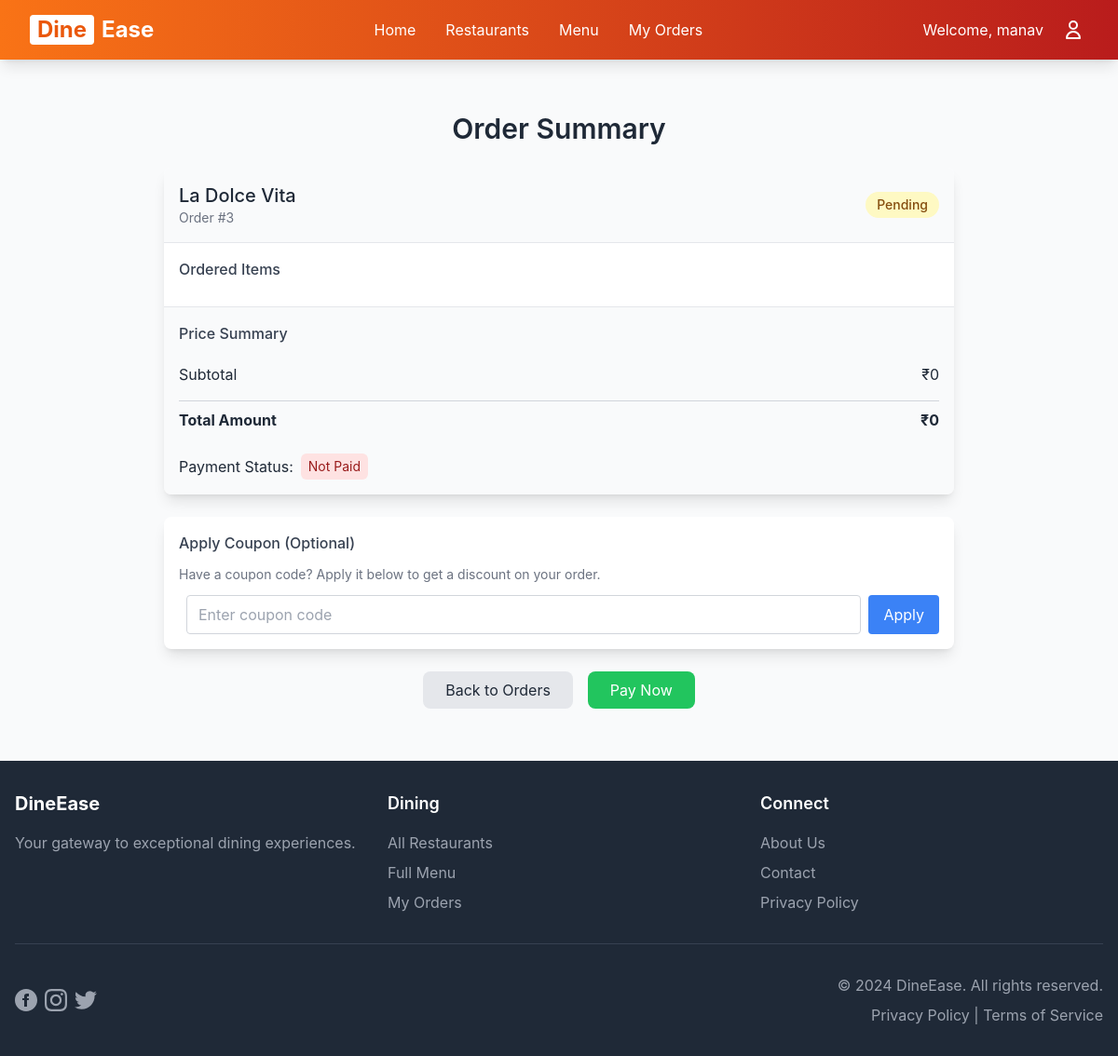
Page /order-summary/3/ (signed in) on the earlier database version.
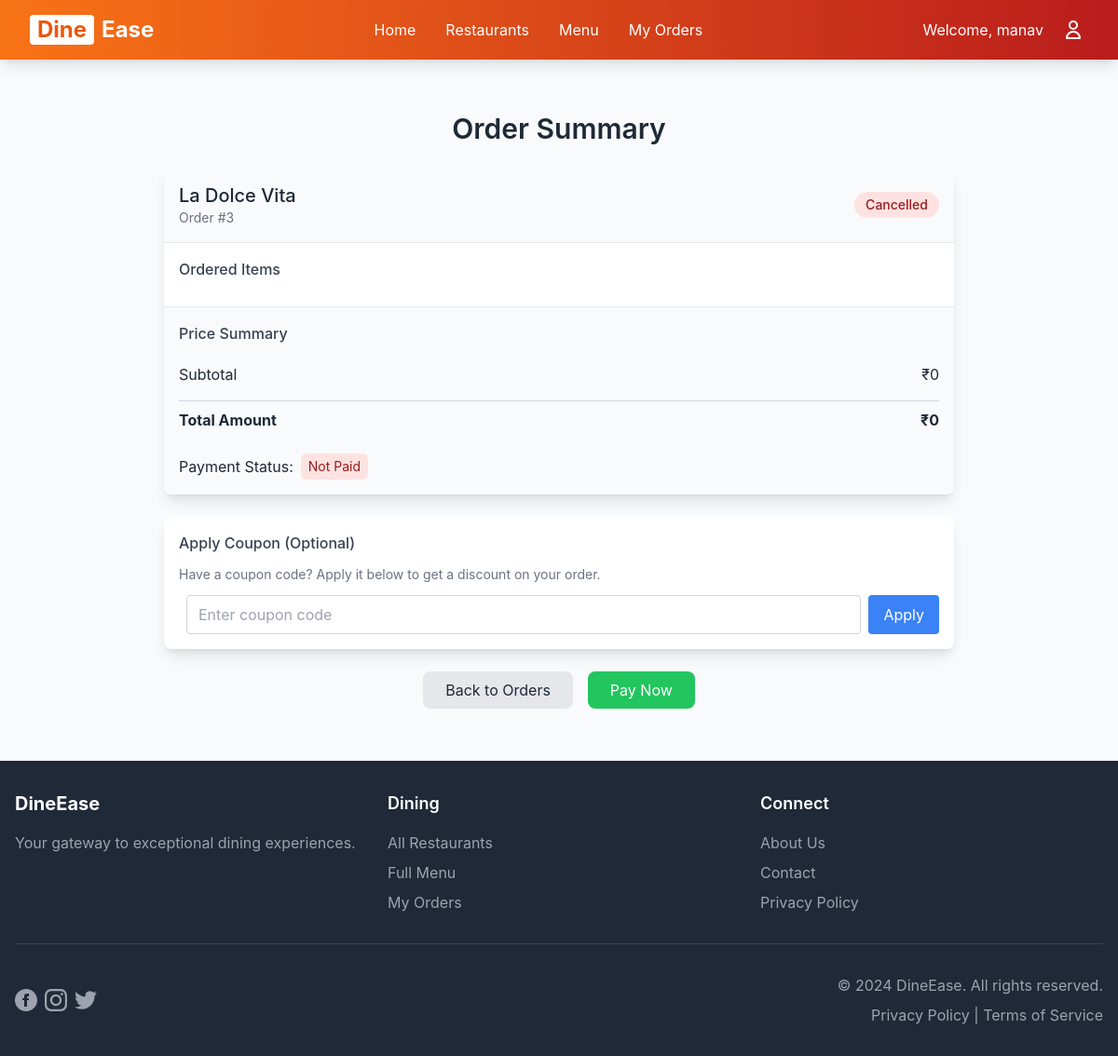
Same page on the later database version.
### main/models.py (models this page shows, shortened)
class Order(models.Model):
    STATUS_CHOICES = [
        ('Pending', 'Pending'),
        ('Preparing', 'Preparing'),
        ('Completed', 'Completed'),
        ('Cancelled', 'Cancelled'),
    ]
    user = models.ForeignKey(User, on_delete=models.CASCADE, null=True, blank=True)
    guest_id = models.UUIDField(default=uuid.uuid4, editable=False, null=True, blank=True)
    restaurant = models.ForeignKey(Restaurant, on_delete=models.CASCADE)
    status = models.CharField(max_length=20, choices=STATUS_CHOICES, default='Pending')
    total_price = models.DecimalField(max_digits=8, decimal_places=2, default=0.00, editable=False)
    discount_applied = models.DecimalField(max_digits=8, decimal_places=2, default=0.00)
    coupon = models.ForeignKey(Coupon, null=True, blank=True, on_delete=models.SET_NULL)
    created_at = models.DateTimeField(auto_now_add=True)
    has_been_reviewed = models.BooleanField(default=False)
    def __init__(self, *args, **kwargs):
        super().__init__(*args, **kwargs)
        self.skip_price_calculation = False
    @property
    def calculate_total(self):
        total = sum(item.quantity * item.menu_item.price for item in self.items.all())
        return total if total > 0 else 0  # Ensure we never return None or negative
    @property
    def get_total_after_discount(self):
        total = self.calculate_total  # Use calculated total instead of stored total_price
        if self.coupon and self.coupon.is_valid():
            return total - self.discount_applied
        return total

class Restaurant(models.Model):
    CUISINE_CHOICES = [
        ('korean','Korean'),
        ('italian', 'Italian'),
        ('japanese','Japanese'),
        ('mexican','Mexican'),
        ('chinese', 'Chinese'),
        ('thai', 'Thai'),
        ('spanish','Spanish'),
        ('indian', 'Indian'),
    ]
    name = models.CharField(max_length=255)
    location = models.CharField(max_length=255)
    description = models.TextField(blank=True)
    image = models.CharField(max_length=255, blank=True, null=True, help_text="Relative path to image in static/images/restaurants/")
    cuisine = models.CharField(
        max_length=20,
        choices=CUISINE_CHOICES,
        default='indian'
    )

### main/views.py (the view, shortened to what this page needs)
# urls.py: path('order-summary/<int:order_id>/', views.order_summary, name='order_summary'),
@login_required
def order_summary(request, order_id):
    try:
        order = get_object_or_404(Order, id=order_id, user=request.user)
        return render(request, 'main/order_summary.html', {'order': order})
    except Exception as e:
        messages.error(request, f'Error viewing order summary: {str(e)}')
        return redirect('order_history')

### hotel_management/urls.py (called while the page is built)
    def __call__(self, request):
        logger.info(f"Received request: {request.method} {request.path}")
        response = self.get_response(request)
        logger.info(f"Response status: {response.status_code}")
        return response

### main/templates/main/order_summary.html (shortened to what this page needs)
{% extends 'main/base.html' %}
{% block content %}
<div class="max-w-4xl mx-auto p-6">
    <h2 class="text-3xl font-semibold mb-6 text-center">Order Summary</h2>
    <div class="bg-white rounded-lg shadow-lg overflow-hidden mb-6">
        <div class="bg-gray-50 p-4 border-b">
            <div class="flex justify-between items-center">
                <div>
                    <h3 class="text-xl font-medium text-gray-800">{{ order.restaurant.name }}</h3>
                    <p class="text-gray-500 text-sm">Order #{{ order.id }}</p>
                </div>
                <span class="px-3 py-1 rounded-full text-sm font-medium
                    {% if order.status == 'Pending' %}bg-yellow-100 text-yellow-800{% endif %}
                    {% if order.status == 'Cancelled' %}bg-red-100 text-red-800{% endif %}
                ">
                    {{ order.status }}
                </span>
            </div>
        </div>
        <div class="p-4">
            <h4 class="font-medium text-gray-700 mb-3">Ordered Items</h4>
        </div>
        <div class="p-4 bg-gray-50 border-t">
            <h4 class="font-medium text-gray-700 mb-3">Price Summary</h4>
            <div class="flex justify-between py-2">
                <span>Subtotal</span>
                <span>₹{{ order.calculate_total }}</span>
            </div>
            <div class="flex justify-between py-2 border-t border-gray-300 font-bold mt-2">
                <span>Total Amount</span>
                <span>₹{{ order.get_total_after_discount }}</span>
            </div>
            <div class="mt-4">
                <p class="flex items-center">
                    <span class="mr-2">Payment Status:</span>
                    <span class="px-2 py-1 bg-red-100 text-red-800 rounded-md text-sm">Not Paid</span>
                </p>
            </div>
        </div>
    </div>
    <div class="bg-white rounded-lg shadow-lg overflow-hidden mb-6">
        <div class="p-4">
            <h4 class="font-medium text-gray-700 mb-3">Apply Coupon (Optional)</h4>
            <p class="text-sm text-gray-500 mb-3">Have a coupon code? Apply it below to get a discount on your order.</p>
            {% if user.is_authenticated %}
                <form method="post" class="flex space-x-2">
                    <input type="text" name="code" placeholder="Enter coupon code"
                           class="flex-1 border border-gray-300 rounded px-3 py-2 focus:outline-none focus:ring-2 focus:ring-blue-500">
                    <button type="submit"
                            class="bg-blue-500 hover:bg-blue-600 text-white px-4 py-2 rounded transition-colors">
                        Apply
                    </button>
                </form>
            {% else %}
                <p class="text-gray-500">Please <a href="{% url 'login' %}" class="text-blue-500 hover:underline">login</a> to use coupons.</p>
            {% endif %}
        </div>
    </div>
    <div class="flex justify-center space-x-4">
        <a href="{% url 'order_history' %}"
        class="bg-gray-200 hover:bg-gray-300 text-gray-800 px-6 py-2 rounded-lg transition-colors">
            Back to Orders
        </a>
        <a href="{% url 'checkout' order.id %}"
        class="bg-green-500 hover:bg-green-600 text-white px-6 py-2 rounded-lg transition-colors">
            Pay Now
        </a>
    </div>
</div>
{% endblock %}

Differences in the rows shown:
changed Order "La Dolce Vita": status "Pending" → "Cancelled"
